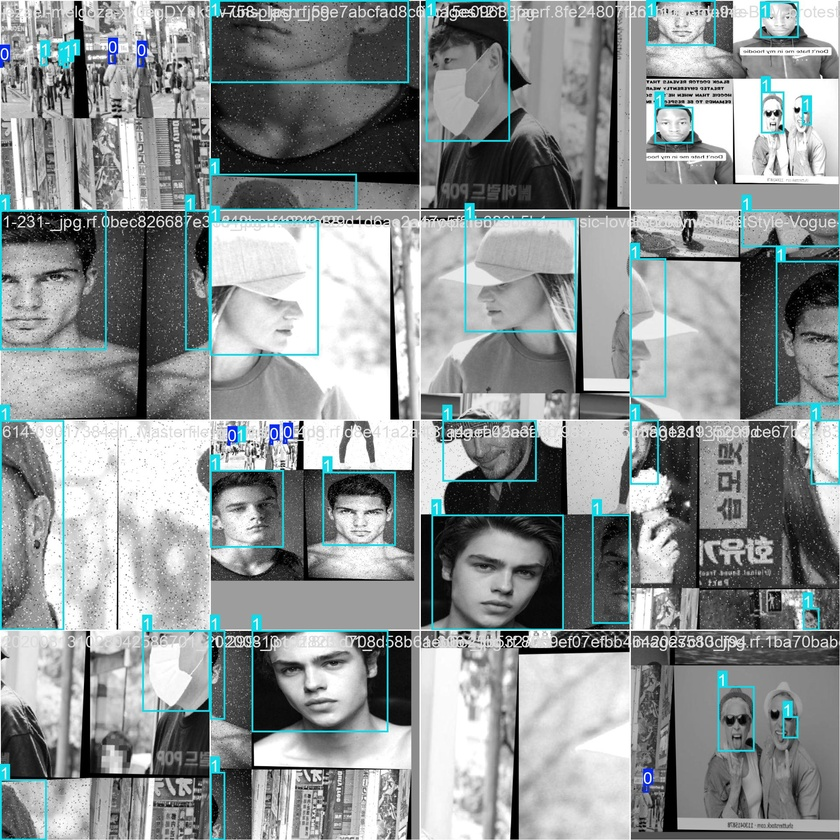
#> input picture runs/detect/train2/train_batch0.jpg, 840 x 840 px, shrunk from 1920 x 1920 before the run
$ python -i haar_trackers.py   (imports and definitions only)
#> lines starting #> are read from the running program, lines starting #| are printed output that depends on the picture
#> further down, picture is the input picture: shape (840, 840, 3); mean B, G, R 146.7, 146, 140.3
### managers/utils.py
import cv2
import numpy
import scipy.interpolate


def isGray(image):
    """ Return True if the image has one channel per pixel"""
    return image.ndim < 3


def widthHeightDividedBy(image, divisor):
    """Return an image's dimensions, divided bu a value"""
    h, w = image.shape[:2]
    return (int(w/divisor),int(h/divisor))

### managers/Trackers/haar_trackers.py
import cv2
from managers import utils
from managers import rects

from config import config


class Face(object):
    """ Data on facial feactures: face"""
    def __init__(self):
        self.faceRect = None


class FaceTracker(object):
    """A tracker for facial features: face, eyes, nose, mouth."""

    def __init__(self, scaleFactor=1.2, minNeighbors =2, flags = cv2.CASCADE_SCALE_IMAGE):
        self.scaleFactor = scaleFactor
        self.minNeighbors = minNeighbors
        self.flags = flags

        self._faces = []

        self._faceClassifier = cv2.CascadeClassifier(config.MODELS_PATH+'Haar_cascade/Face_detection/haarcascade_frontalface_default.xml')


    @property
    def faces(self):
        """The tracked facial features"""
        return self._faces

    def update(self, image):
        """upgrade the tracked face"""
        self._faces = []

        if utils.isGray(image):
            image=cv2.equalizeHist(image)
        else:
            image = cv2.cvtColor(image, cv2.COLOR_BGR2GRAY)
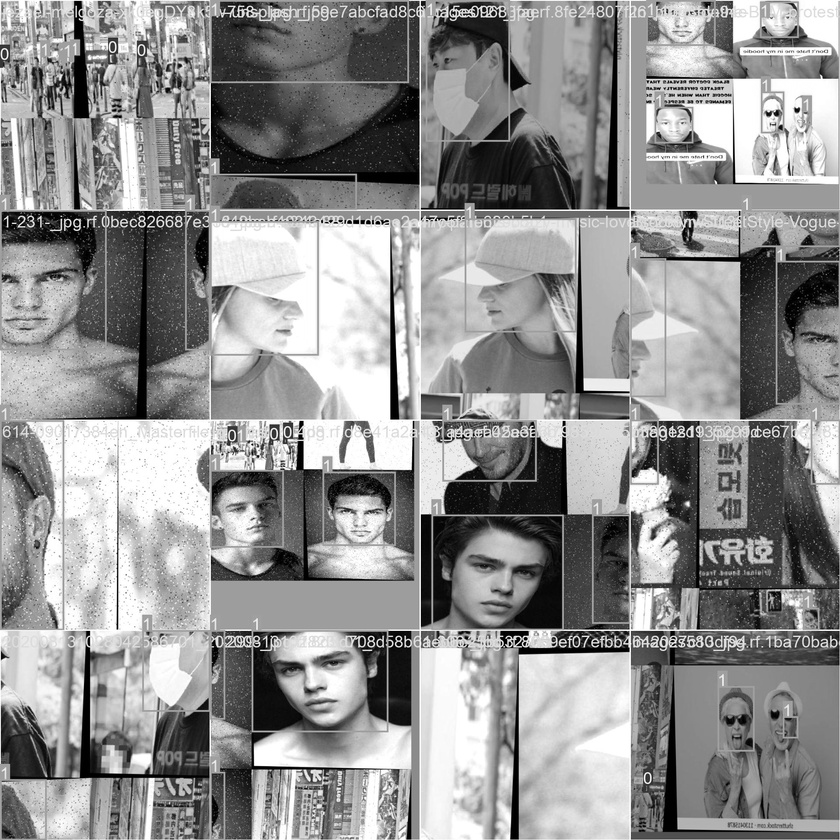
#> image: shape (840, 840); min 0, max 255, mean 144.4
            cv2.equalizeHist(image, image)
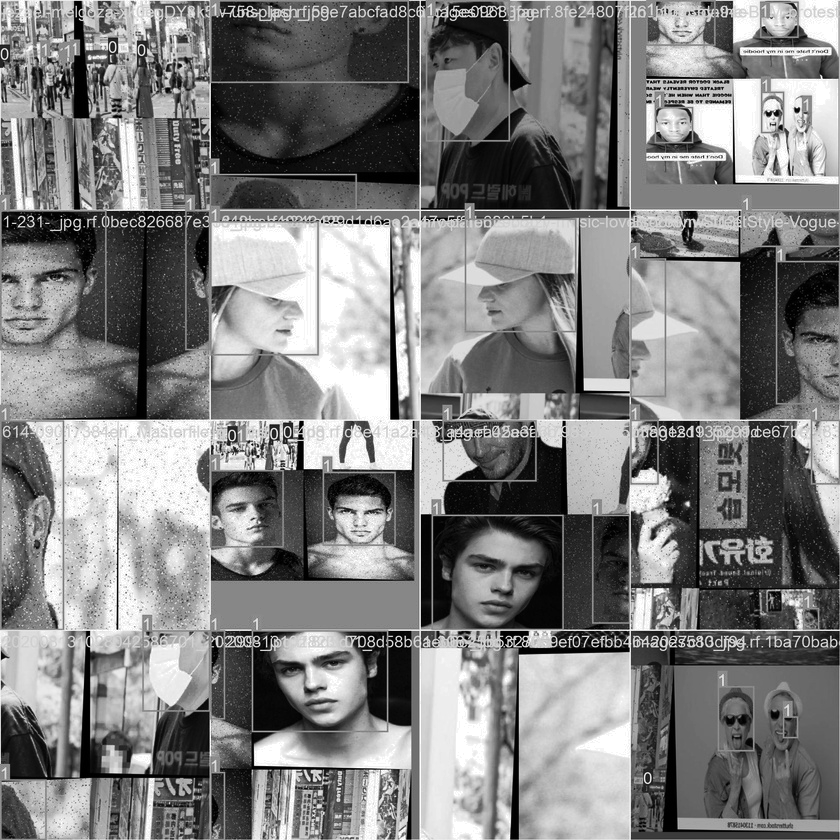
#> image: shape (840, 840); min 0, max 255, mean 127.2

        minSize =utils.widthHeightDividedBy(image,8)
#> minSize = (105, 105)
        faceRects = self._faceClassifier.detectMultiScale(image, self.scaleFactor, self.minNeighbors, self.flags,minSize=minSize)
#> faceRects = [[442, 522, 124, 124]]

        if faceRects is not None:
            for faceRect in faceRects:
                face = Face()
                face.faceRect = faceRect
                self._faces.append(face)
#> this loop made 1 pass
#> after the loop, self._faces = 1 item


    def drawDebugRects(self,image):
        """Draw rectangles around the tracked face"""

        if utils.isGray(image):
            faceColor= 255
        else:
            faceColor=(0,255,255)

        for face in self.faces:
            rects.outlineRect(image, face.faceRect,faceColor)


    def getFacesCoord(self):

        if self.faces:

            x, y, w, h = self.faces[0].faceRect
            return (x, y, w, h)

>>> import cv2
>>> picture = cv2.imread('../../runs/detect/train2/train_batch0.jpg')
>>> result = FaceTracker().update(picture)

$ run again, on runs/detect/train2/train_batch1.jpg
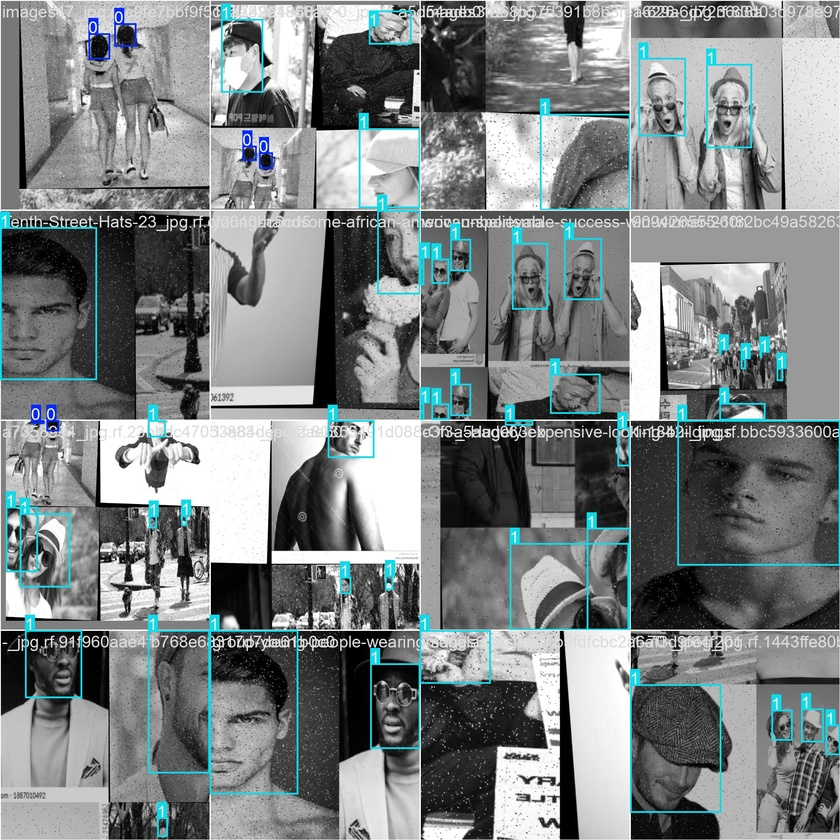
#> input picture runs/detect/train2/train_batch1.jpg, 840 x 840 px, shrunk from 1920 x 1920 before the run
#> picture is the input picture: shape (840, 840, 3); mean B, G, R 131.1, 130.3, 124.7
#> in update, `image = cv2.cvtColor(image, cv2.COLOR_BGR2GRAY)`:
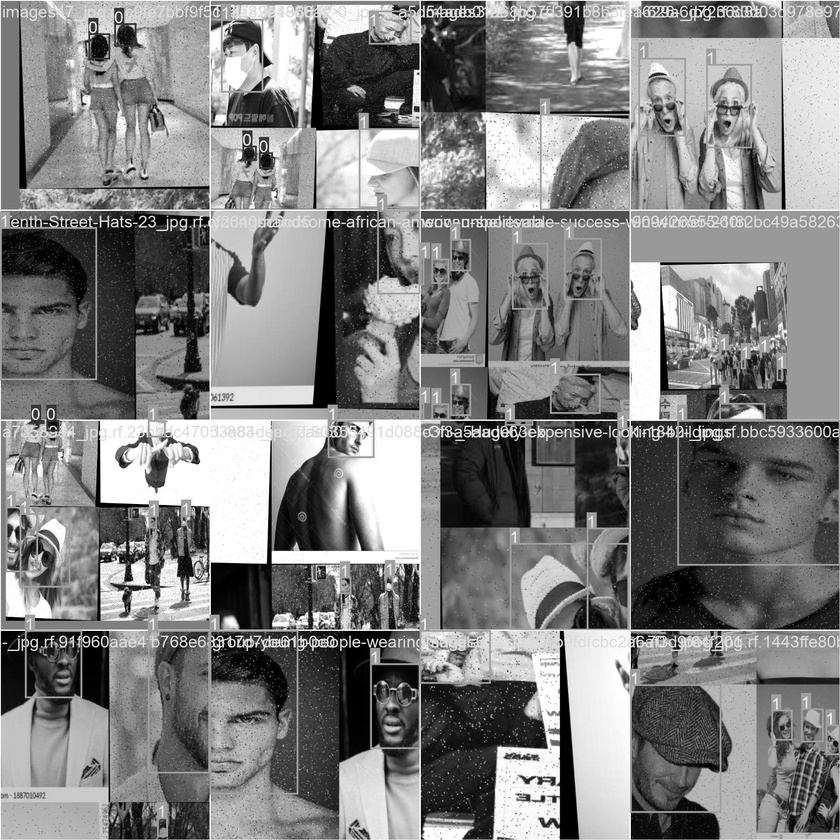
#> image: shape (840, 840); min 0, max 255, mean 128.7
#> minSize = (105, 105)
#> faceRects = ()
#> after the loop in update, `for faceRect in faceRects:`: self._faces = []
